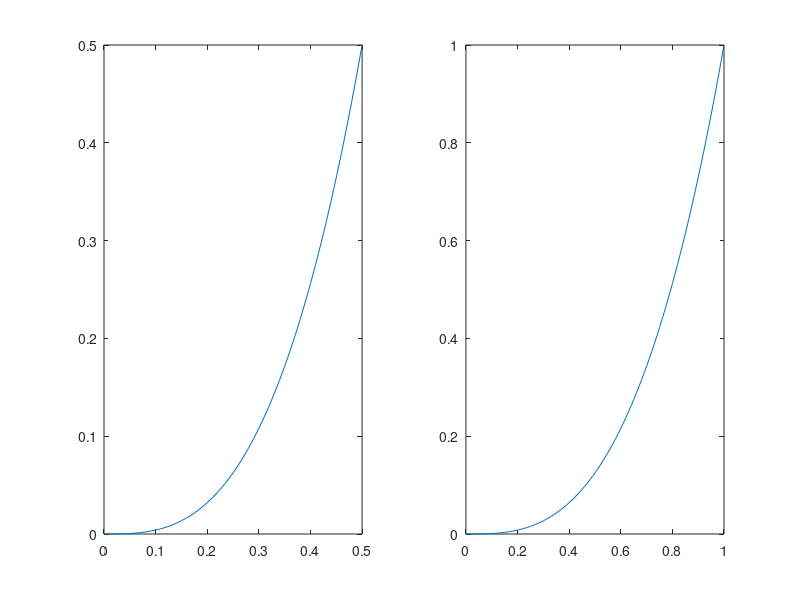

MATLAB code for this plot:
rel_dist=0:0.01:0.5;
for i=1:length(rel_dist)
    prob_dist(i)=4*rel_dist(i)^3;
end
subplot(1,2,1)
plot(rel_dist, prob_dist)
axis([0 0.5 0 0.5])

rel_numb=0:0.01:1;
for i=1:length(rel_numb)
    prob_numb(i)=rel_numb(i)^3;
end
subplot(1,2,2)
plot(rel_numb, prob_numb)